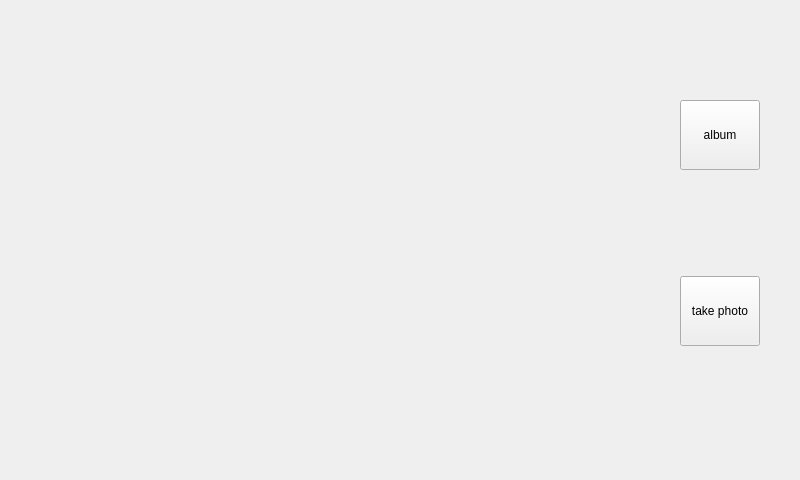
<?xml version="1.0" encoding="UTF-8"?>
<ui version="4.0">
 <class>Widget</class>
 <widget class="QWidget" name="Widget">
  <property name="geometry">
   <rect>
    <x>0</x>
    <y>0</y>
    <width>800</width>
    <height>480</height>
   </rect>
  </property>
  <property name="sizePolicy">
   <sizepolicy hsizetype="Fixed" vsizetype="Fixed">
    <horstretch>0</horstretch>
    <verstretch>0</verstretch>
   </sizepolicy>
  </property>
  <property name="windowTitle">
   <string>Widget</string>
  </property>
  <widget class="QWidget" name="layoutWidget">
   <property name="geometry">
    <rect>
     <x>680</x>
     <y>0</y>
     <width>91</width>
     <height>481</height>
    </rect>
   </property>
   <layout class="QVBoxLayout" name="verticalLayout">
    <property name="sizeConstraint">
     <enum>QLayout::SetFixedSize</enum>
    </property>
    <item>
     <spacer name="verticalSpacer">
      <property name="orientation">
       <enum>Qt::Vertical</enum>
      </property>
      <property name="sizeType">
       <enum>QSizePolicy::Fixed</enum>
      </property>
      <property name="sizeHint" stdset="0">
       <size>
        <width>20</width>
        <height>100</height>
       </size>
      </property>
     </spacer>
    </item>
    <item>
     <widget class="QPushButton" name="album">
      <property name="sizePolicy">
       <sizepolicy hsizetype="Expanding" vsizetype="Fixed">
        <horstretch>0</horstretch>
        <verstretch>0</verstretch>
       </sizepolicy>
      </property>
      <property name="minimumSize">
       <size>
        <width>0</width>
        <height>70</height>
       </size>
      </property>
      <property name="text">
       <string>album</string>
      </property>
     </widget>
    </item>
    <item>
     <spacer name="verticalSpacer_3">
      <property name="orientation">
       <enum>Qt::Vertical</enum>
      </property>
      <property name="sizeType">
       <enum>QSizePolicy::Fixed</enum>
      </property>
      <property name="sizeHint" stdset="0">
       <size>
        <width>20</width>
        <height>100</height>
       </size>
      </property>
     </spacer>
    </item>
    <item>
     <widget class="QPushButton" name="take_photo">
      <property name="sizePolicy">
       <sizepolicy hsizetype="Expanding" vsizetype="Fixed">
        <horstretch>0</horstretch>
        <verstretch>0</verstretch>
       </sizepolicy>
      </property>
      <property name="minimumSize">
       <size>
        <width>50</width>
        <height>70</height>
       </size>
      </property>
      <property name="text">
       <string>take photo</string>
      </property>
     </widget>
    </item>
    <item>
     <spacer name="verticalSpacer_2">
      <property name="orientation">
       <enum>Qt::Vertical</enum>
      </property>
      <property name="sizeType">
       <enum>QSizePolicy::Fixed</enum>
      </property>
      <property name="sizeHint" stdset="0">
       <size>
        <width>20</width>
        <height>100</height>
       </size>
      </property>
     </spacer>
    </item>
   </layout>
  </widget>
 </widget>
 <resources/>
 <connections/>
</ui>
